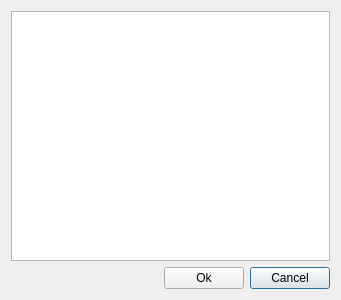
<?xml version="1.0" encoding="UTF-8"?>
<ui version="4.0">
 <class>TrialSelectorDialog</class>
 <widget class="QDialog" name="TrialSelectorDialog">
  <property name="geometry">
   <rect>
    <x>0</x>
    <y>0</y>
    <width>341</width>
    <height>300</height>
   </rect>
  </property>
  <property name="windowTitle">
   <string>Select the Trials to save</string>
  </property>
  <property name="windowIcon">
   <iconset resource="../calibrationtool_resources.qrc">
    <normaloff>:/images/resource-files/icons/XMALab-Icon.png</normaloff>:/images/resource-files/icons/XMALab-Icon.png</iconset>
  </property>
  <layout class="QGridLayout" name="gridLayout">
   <item row="1" column="2">
    <widget class="QPushButton" name="pushButton_Cancel">
     <property name="text">
      <string>Cancel</string>
     </property>
    </widget>
   </item>
   <item row="1" column="1">
    <widget class="QPushButton" name="pushButton_OK">
     <property name="text">
      <string>Ok</string>
     </property>
    </widget>
   </item>
   <item row="1" column="0">
    <spacer name="horizontalSpacer">
     <property name="orientation">
      <enum>Qt::Horizontal</enum>
     </property>
     <property name="sizeHint" stdset="0">
      <size>
       <width>40</width>
       <height>20</height>
      </size>
     </property>
    </spacer>
   </item>
   <item row="0" column="0" colspan="3">
    <widget class="QListWidget" name="listWidget">
     <property name="selectionMode">
      <enum>QAbstractItemView::MultiSelection</enum>
     </property>
    </widget>
   </item>
  </layout>
 </widget>
 <resources>
  <include location="../calibrationtool_resources.qrc"/>
 </resources>
 <connections/>
</ui>
